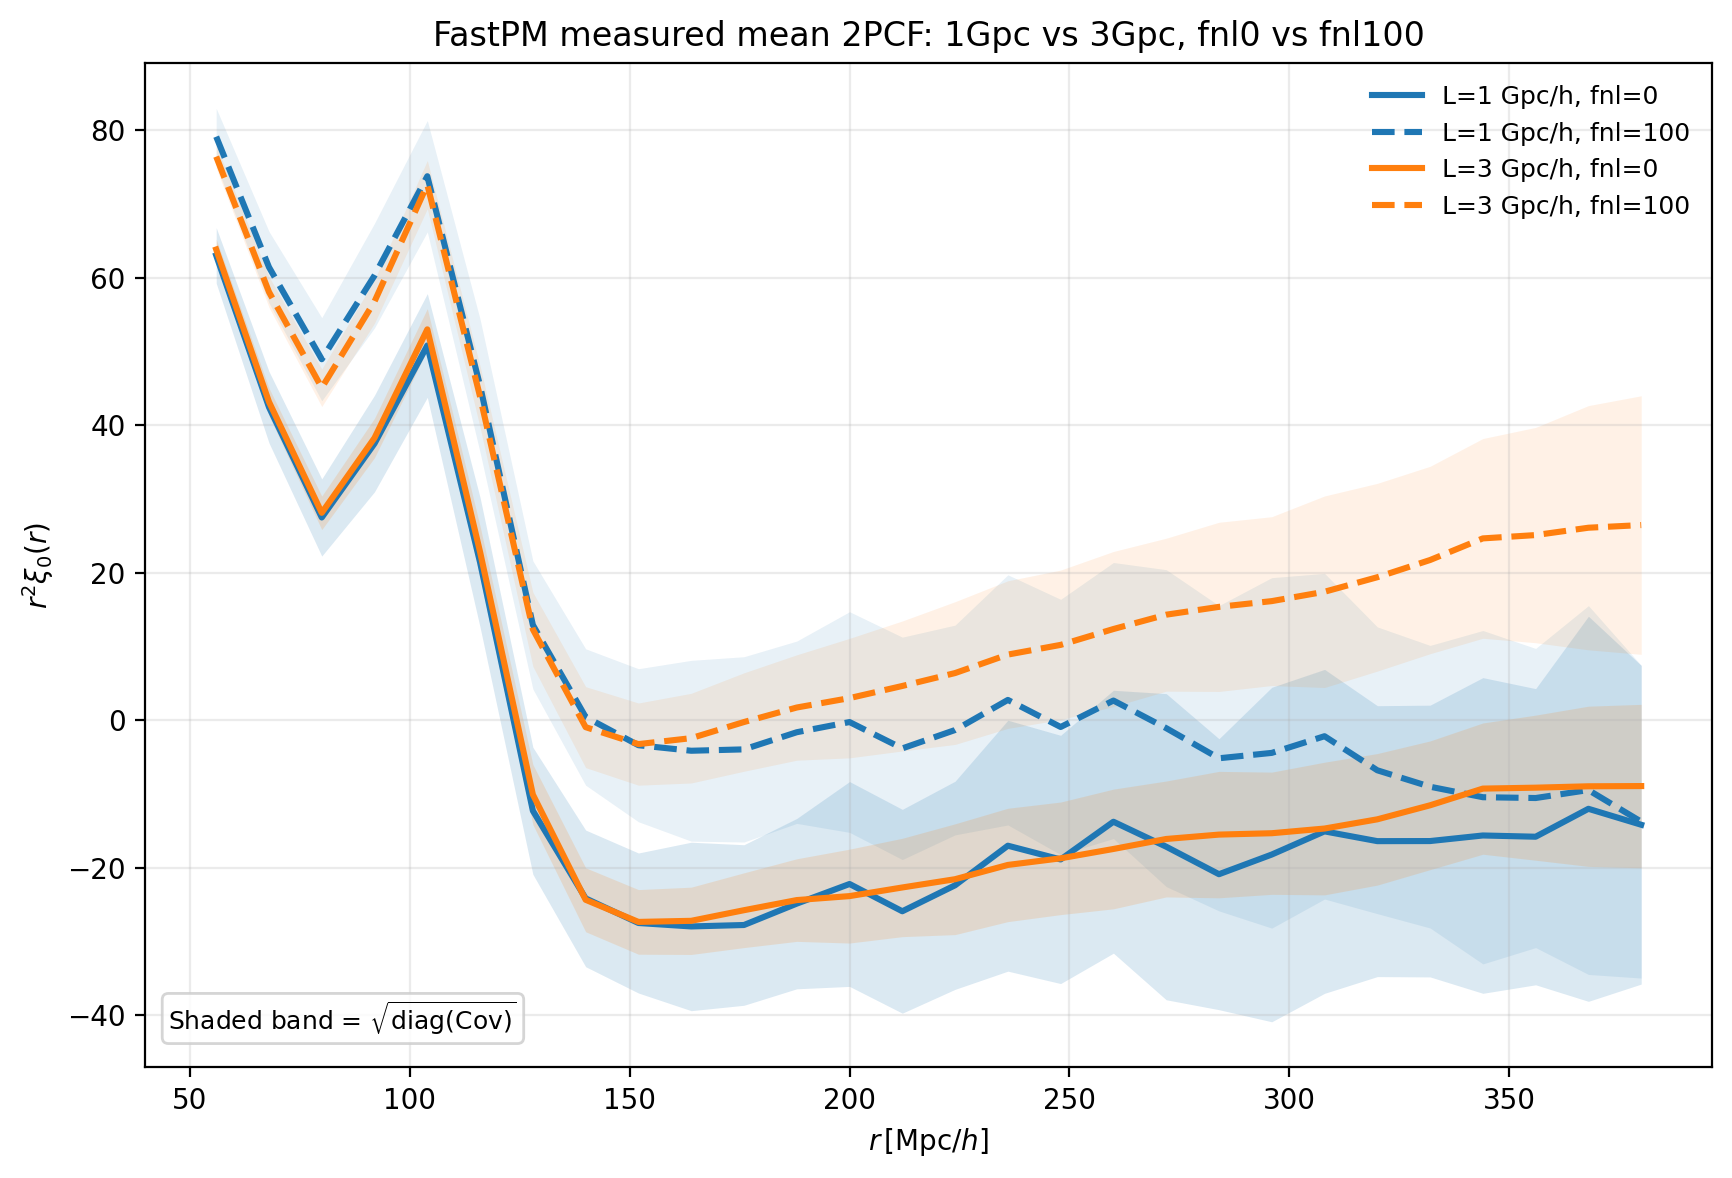

Python code for this plot:
#!/usr/bin/env python3
# -*- coding: utf-8 -*-
"""
脚本名称
--------
task5_compare_1gpc_3gpc_fastpm_2pcf_fourlines.py

代码大纲（执行逻辑关系）
------------------------
第 0 部分：参数区
- 统一定义 1Gpc / 3Gpc、fnl0 / fnl100 的 2PCF 输入路径与输出图路径。

第 1 部分：基础函数
- 解析 realization 编号。
- 读取单个 2PCF 文件。
- 批量读取某一组样本，并计算测量均值。

第 2 部分：主流程
- 分别读取四组 FastPM 测量的 2PCF：
  1) 1Gpc fnl0
  2) 1Gpc fnl100
  3) 3Gpc fnl0
  4) 3Gpc fnl100
- 在统一的 r 网格上画四条平均值曲线。

第 3 部分：作图规则
- 不同盒长 L 用不同颜色：
  - 1Gpc: 蓝色
  - 3Gpc: 橙色
- 同一颜色下，不同 fnl 用不同线型：
  - fnl0: 实线
  - fnl100: 虚线
- 为了与前面 mission5 的图保持一致，纵轴使用 r^2 * xi0(r)。
- 误差带使用样本协方差矩阵对角元的平方根：
  error(r) = sqrt(Cov[r, r])
  对当前 realization 集合，这与样本标准差 std 等价，而不是 std/sqrt(N)。

说明
----
1. 本脚本画“测量平均值 + covariance 对角元误差带”的四条 2PCF 曲线。
2. 使用所有可用的 FastPM realization：
   - 1Gpc: 50 个
   - 3Gpc: 98 个（N=2..99）
3. 若不同文件的 r 网格存在微小差异，会插值到第一份文件的网格上再求平均。
"""

from __future__ import annotations

import glob
import os
import re
from dataclasses import dataclass

import matplotlib
matplotlib.use("Agg")
import matplotlib.pyplot as plt
import numpy as np


# =====================
# 0) 参数区
# =====================

# 1Gpc FastPM
PCF_1GPC_FNL100_GLOB = "/pscratch/sd/l/lzy/1gpc-UNIT-fnl100-fastpm/pcf_masscut/pcf_rsd_N*.dat"
PCF_1GPC_FNL0_GLOB = "/pscratch/sd/l/lzy/1gpc-UNIT-fnl100-fastpm/pcf_masscut_fnl0/pcf_rsd_N*.dat"

# 3Gpc FastPM
PCF_3GPC_FNL100_GLOB = "/pscratch/sd/l/lzy/3gpc-UNIT-fastpm/pcf_masscut/pcf_rsd_3gpc_fnl100_N*.dat"
PCF_3GPC_FNL0_GLOB = "/pscratch/sd/l/lzy/3gpc-UNIT-fastpm/pcf_masscut/pcf_rsd_3gpc_fnl0_N*.dat"

# 输出图
OUT_FIG = "/pscratch/sd/l/lzy/1gpc-UNIT-fnl100-fastpm/agent/mission5_log/task5_compare_1gpc_3gpc_fastpm_2pcf_fourlines.png"

# realization 编号解析规则
REAL_RE = re.compile(r"_N(\d+)\.dat$")

# 颜色与线型
COLOR_1GPC = "#1f77b4"   # 蓝色
COLOR_3GPC = "#ff7f0e"   # 橙色
LS_FNL0 = "-"
LS_FNL100 = "--"


# =====================
# 1) 基础函数
# =====================


@dataclass
class XiDataset:
    """
    保存一组 2PCF 样本的公共网格与均值信息。

    参数
    ----
    tag : str
        数据标签，例如 '1gpc_fnl0'。
    s : np.ndarray
        2PCF 的 s 中心网格。
    xi : np.ndarray
        所有 realization 的 xi0 样本矩阵，shape=(Nmock, Ns)。
    """

    tag: str
    s: np.ndarray
    xi: np.ndarray

    @property
    def nmock(self) -> int:
        """返回 realization 数量。"""
        return int(self.xi.shape[0])

    @property
    def mean(self) -> np.ndarray:
        """返回 xi0 的测量平均值。"""
        return np.mean(self.xi, axis=0)

    @property
    def std(self) -> np.ndarray:
        """返回 xi0 的样本标准差。"""
        return np.std(self.xi, axis=0, ddof=1)

    @property
    def cov_diag_error(self) -> np.ndarray:
        """返回由样本协方差对角元给出的误差条，即 sqrt(diag(Cov))。"""
        return self.std


def realization_id(path: str) -> int:
    """
    从 2PCF 文件名解析 realization 编号。

    参数
    ----
    path : str
        文件路径。

    返回
    ----
    int
        realization 编号。
    """
    match = REAL_RE.search(os.path.basename(path))
    if match is None:
        raise ValueError(f"无法从文件名解析 realization 编号: {path}")
    return int(match.group(1))


def read_pcf(path: str) -> tuple[np.ndarray, np.ndarray]:
    """
    读取单个 2PCF 文件。

    参数
    ----
    path : str
        pcf 文件路径。

    返回
    ----
    tuple[np.ndarray, np.ndarray]
        - s: 2PCF 的距离中心
        - xi0: monopole
    """
    arr = np.loadtxt(path, comments="#")
    if arr.ndim != 2 or arr.shape[1] < 4:
        raise ValueError(f"2PCF 文件格式异常: {path}")
    s = np.asarray(arr[:, 0], dtype=float)
    xi0 = np.asarray(arr[:, 3], dtype=float)
    return s, xi0


def load_dataset(tag: str, pattern: str) -> XiDataset:
    """
    批量读取一组 2PCF 文件，并对齐到公共 s 网格后求均值。

    参数
    ----
    tag : str
        数据标签。
    pattern : str
        文件 glob 表达式。

    返回
    ----
    XiDataset
        该组样本的公共网格和 xi 样本矩阵。
    """
    files = sorted(glob.glob(pattern), key=realization_id)
    if not files:
        raise RuntimeError(f"没有匹配到文件: {pattern}")

    s_ref, xi_ref = read_pcf(files[0])
    xi_rows = [xi_ref]

    for fp in files[1:]:
        s, xi = read_pcf(fp)
        if np.allclose(s, s_ref, rtol=0.0, atol=0.0):
            xi_rows.append(xi)
        else:
            xi_rows.append(np.interp(s_ref, s, xi))

    return XiDataset(
        tag=tag,
        s=s_ref,
        xi=np.asarray(xi_rows, dtype=float),
    )


# =====================
# 2) 主流程
# =====================


def main() -> None:
    """
    读取四组 FastPM 2PCF 平均值，并画成一张四曲线对比图。
    """
    data_1gpc_fnl0 = load_dataset("1gpc_fnl0", PCF_1GPC_FNL0_GLOB)
    data_1gpc_fnl100 = load_dataset("1gpc_fnl100", PCF_1GPC_FNL100_GLOB)
    data_3gpc_fnl0 = load_dataset("3gpc_fnl0", PCF_3GPC_FNL0_GLOB)
    data_3gpc_fnl100 = load_dataset("3gpc_fnl100", PCF_3GPC_FNL100_GLOB)

    # 默认四组的 s 网格是一致的；若 3Gpc 稍有差异，则插值到 1Gpc 的网格上统一展示。
    s_plot = data_1gpc_fnl0.s
    y_1gpc_fnl0 = s_plot**2 * data_1gpc_fnl0.mean
    y_1gpc_fnl100 = s_plot**2 * data_1gpc_fnl100.mean
    y_3gpc_fnl0 = s_plot**2 * np.interp(s_plot, data_3gpc_fnl0.s, data_3gpc_fnl0.mean)
    y_3gpc_fnl100 = s_plot**2 * np.interp(s_plot, data_3gpc_fnl100.s, data_3gpc_fnl100.mean)

    e_1gpc_fnl0 = s_plot**2 * data_1gpc_fnl0.cov_diag_error
    e_1gpc_fnl100 = s_plot**2 * data_1gpc_fnl100.cov_diag_error
    e_3gpc_fnl0 = s_plot**2 * np.interp(s_plot, data_3gpc_fnl0.s, data_3gpc_fnl0.cov_diag_error)
    e_3gpc_fnl100 = s_plot**2 * np.interp(s_plot, data_3gpc_fnl100.s, data_3gpc_fnl100.cov_diag_error)

    fig, ax = plt.subplots(figsize=(8.8, 6.0))

    ax.fill_between(
        s_plot,
        y_1gpc_fnl0 - e_1gpc_fnl0,
        y_1gpc_fnl0 + e_1gpc_fnl0,
        color=COLOR_1GPC,
        alpha=0.16,
        linewidth=0.0,
    )
    ax.plot(
        s_plot,
        y_1gpc_fnl0,
        color=COLOR_1GPC,
        lw=2.2,
        ls=LS_FNL0,
        label="L=1 Gpc/h, fnl=0",
    )
    ax.fill_between(
        s_plot,
        y_1gpc_fnl100 - e_1gpc_fnl100,
        y_1gpc_fnl100 + e_1gpc_fnl100,
        color=COLOR_1GPC,
        alpha=0.10,
        linewidth=0.0,
    )
    ax.plot(
        s_plot,
        y_1gpc_fnl100,
        color=COLOR_1GPC,
        lw=2.2,
        ls=LS_FNL100,
        label="L=1 Gpc/h, fnl=100",
    )
    ax.fill_between(
        s_plot,
        y_3gpc_fnl0 - e_3gpc_fnl0,
        y_3gpc_fnl0 + e_3gpc_fnl0,
        color=COLOR_3GPC,
        alpha=0.16,
        linewidth=0.0,
    )
    ax.plot(
        s_plot,
        y_3gpc_fnl0,
        color=COLOR_3GPC,
        lw=2.2,
        ls=LS_FNL0,
        label="L=3 Gpc/h, fnl=0",
    )
    ax.fill_between(
        s_plot,
        y_3gpc_fnl100 - e_3gpc_fnl100,
        y_3gpc_fnl100 + e_3gpc_fnl100,
        color=COLOR_3GPC,
        alpha=0.10,
        linewidth=0.0,
    )
    ax.plot(
        s_plot,
        y_3gpc_fnl100,
        color=COLOR_3GPC,
        lw=2.2,
        ls=LS_FNL100,
        label="L=3 Gpc/h, fnl=100",
    )

    ax.set_xlabel(r"$r\,[\mathrm{Mpc}/h]$")
    ax.set_ylabel(r"$r^2 \xi_0(r)$")
    ax.set_title("FastPM measured mean 2PCF: 1Gpc vs 3Gpc, fnl0 vs fnl100")
    ax.grid(alpha=0.25)
    ax.legend(frameon=False, fontsize=9)
    ax.text(
        0.015,
        0.03,
        r"Shaded band = $\sqrt{\mathrm{diag}(\mathrm{Cov})}$",
        transform=ax.transAxes,
        ha="left",
        va="bottom",
        fontsize=9,
        bbox=dict(boxstyle="round,pad=0.25", facecolor="white", alpha=0.82, edgecolor="0.8"),
    )

    fig.tight_layout()
    fig.savefig(OUT_FIG, dpi=200, bbox_inches="tight")
    plt.close(fig)

    print(f"[OK] saved figure: {OUT_FIG}")
    print(f"[INFO] 1Gpc fnl0 N={data_1gpc_fnl0.nmock}")
    print(f"[INFO] 1Gpc fnl100 N={data_1gpc_fnl100.nmock}")
    print(f"[INFO] 3Gpc fnl0 N={data_3gpc_fnl0.nmock}")
    print(f"[INFO] 3Gpc fnl100 N={data_3gpc_fnl100.nmock}")


if __name__ == "__main__":
    main()
